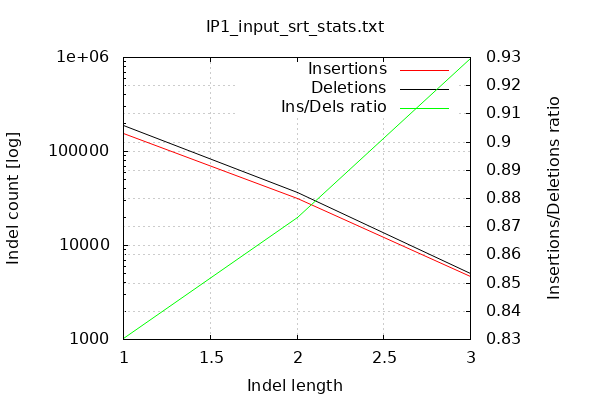

The script that saved this image:

        set terminal png size 600,400 truecolor
        set output "IP1_input_srt_stats/indel-dist.png"
        set grid xtics ytics y2tics back lc rgb "#cccccc"
        set style line 1 linetype 1  linecolor rgb "red"
        set style line 2 linetype 2  linecolor rgb "black"
        set style line 3 linetype 3  linecolor rgb "green"
        set style increment user
        set ylabel "Indel count [log]"
        set xlabel "Indel length"
        set y2label "Insertions/Deletions ratio"
        set log y
        set y2tics nomirror
        set ytics nomirror
        set title "IP1_input_srt_stats.txt" noenhanced
        plot '-' w l ti 'Insertions', '-' w l ti 'Deletions', '-' axes x1y2 w l ti "Ins/Dels ratio"
    1	155792
2	31852
3	4632
end
1	187628
2	36473
3	4982
end
1	0.830324
2	0.873304
3	0.929747
end
